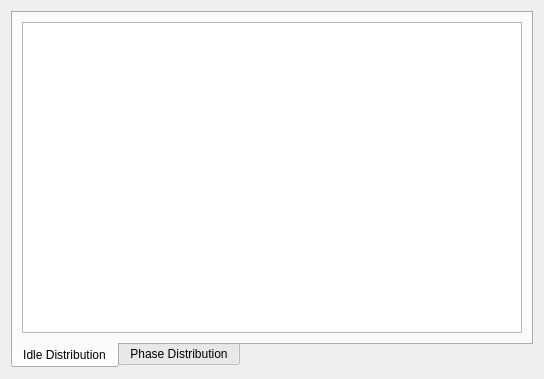
<ui version="4.0" >
 <class>WHResultWidget</class>
 <widget class="QWidget" name="WHResultWidget" >
  <property name="geometry" >
   <rect>
    <x>0</x>
    <y>0</y>
    <width>544</width>
    <height>379</height>
   </rect>
  </property>
  <property name="windowTitle" >
   <string>Wiener-Hopf results</string>
  </property>
  <layout class="QGridLayout" >
   <item row="1" column="0" colspan="2" >
    <widget class="QTabWidget" name="tabWidget" >
     <property name="tabPosition" >
      <enum>QTabWidget::South</enum>
     </property>
     <property name="tabShape" >
      <enum>QTabWidget::Rounded</enum>
     </property>
     <property name="currentIndex" >
      <number>0</number>
     </property>
     <widget class="QWidget" name="distGraphTab" >
      <attribute name="title" >
       <string>Idle Distribution</string>
      </attribute>
      <layout class="QGridLayout" >
       <item row="0" column="0" >
        <widget class="QTableWidget" name="idleDist" >
         <property name="sizePolicy" >
          <sizepolicy vsizetype="Expanding" hsizetype="Expanding" >
           <horstretch>0</horstretch>
           <verstretch>0</verstretch>
          </sizepolicy>
         </property>
         <property name="font" >
          <font>
           <pointsize>8</pointsize>
          </font>
         </property>
        </widget>
       </item>
      </layout>
     </widget>
     <widget class="QWidget" name="distTableTab" >
      <attribute name="title" >
       <string>Phase Distribution</string>
      </attribute>
      <layout class="QGridLayout" >
       <item row="0" column="0" >
        <widget class="QTableWidget" name="phaseDist" >
         <property name="sizePolicy" >
          <sizepolicy vsizetype="Expanding" hsizetype="Expanding" >
           <horstretch>0</horstretch>
           <verstretch>0</verstretch>
          </sizepolicy>
         </property>
         <property name="font" >
          <font>
           <pointsize>8</pointsize>
          </font>
         </property>
        </widget>
       </item>
      </layout>
     </widget>
    </widget>
   </item>
  </layout>
 </widget>
 <resources/>
 <connections/>
</ui>
